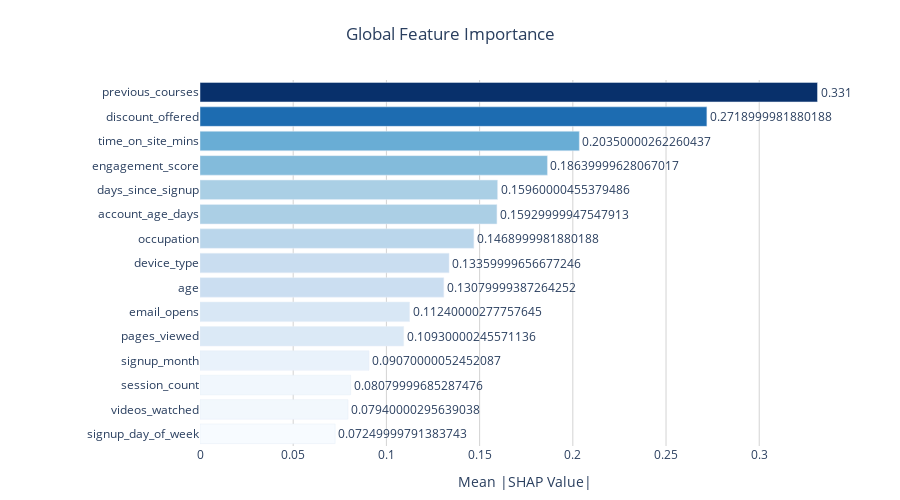

Notebook code for this chart:
### Markdown cell above
---
## 1. Global Feature Importance

**What it shows:** Which features matter most overall

**vs Native SHAP:** Interactive Plotly (hover, zoom) vs static matplotlib

### Code cell
fig = interp.plot_global_importance(top_n=15)
fig.show()

### Figure 1 — Plotly figure (JSON) as saved in the notebook; plotly's stock layout.template omitted (floating-point values rounded to 4 significant figures)
{"data": [{"hovertemplate": "<b>%{y}</b><br>Importance: %{x:.4f}<extra></extra>", "marker": {"color": [0.0725, 0.07938, 0.08082, 0.09065, 0.1093, 0.1124, 0.1308, 0.1336, 0.1469, 0.1593, 0.1596, 0.1864, 0.2035, 0.2719, 0.3313], "colorscale": [[0.0, "rgb(247,251,255)"], [0.125, "rgb(222,235,247)"], [0.25, "rgb(198,219,239)"], [0.375, "rgb(158,202,225)"], [0.5, "rgb(107,174,214)"], [0.625, "rgb(66,146,198)"], [0.75, "rgb(33,113,181)"], [0.875, "rgb(8,81,156)"], [1.0, "rgb(8,48,107)"]], "showscale": false}, "orientation": "h", "text": [0.0725, 0.0794, 0.0808, 0.0907, 0.1093, 0.1124, 0.1308, 0.1336, 0.1469, 0.1593, 0.1596, 0.1864, 0.2035, 0.2719, 0.3313], "textposition": "outside", "type": "bar", "x": [0.0725, 0.07938, 0.08082, 0.09065, 0.1093, 0.1124, 0.1308, 0.1336, 0.1469, 0.1593, 0.1596, 0.1864, 0.2035, 0.2719, 0.3313], "y": ["signup_day_of_week", "videos_watched", "session_count", "signup_month", "pages_viewed", "email_opens", "age", "device_type", "occupation", "account_age_days", "days_since_signup", "engagement_score", "time_on_site_mins", "discount_offered", "previous_courses"]}], "layout": {"height": 500, "hovermode": "closest", "margin": {"b": 50, "l": 200, "r": 50, "t": 80}, "plot_bgcolor": "white", "showlegend": false, "title": {"text": "Global Feature Importance", "x": 0.5, "xanchor": "center"}, "xaxis": {"gridcolor": "lightgray", "gridwidth": 1, "showgrid": true, "title": {"text": "Mean |SHAP Value|"}}, "yaxis": {"showgrid": false, "title": {"text": ""}}}}
